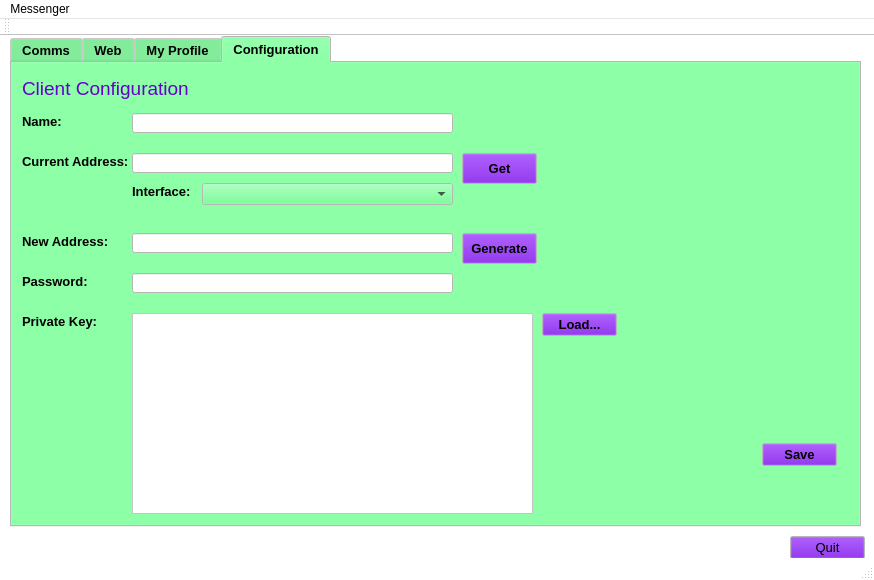
<?xml version="1.0" encoding="UTF-8"?>
<ui version="4.0">
 <class>frmMain</class>
 <widget class="QMainWindow" name="frmMain">
  <property name="geometry">
   <rect>
    <x>0</x>
    <y>0</y>
    <width>874</width>
    <height>580</height>
   </rect>
  </property>
  <property name="sizePolicy">
   <sizepolicy hsizetype="Fixed" vsizetype="Fixed">
    <horstretch>0</horstretch>
    <verstretch>0</verstretch>
   </sizepolicy>
  </property>
  <property name="palette">
   <palette>
    <active>
     <colorrole role="Button">
      <brush brushstyle="SolidPattern">
       <color alpha="255">
        <red>85</red>
        <green>255</green>
        <blue>127</blue>
       </color>
      </brush>
     </colorrole>
     <colorrole role="Base">
      <brush brushstyle="SolidPattern">
       <color alpha="255">
        <red>238</red>
        <green>238</green>
        <blue>238</blue>
       </color>
      </brush>
     </colorrole>
     <colorrole role="Window">
      <brush brushstyle="SolidPattern">
       <color alpha="255">
        <red>255</red>
        <green>255</green>
        <blue>255</blue>
       </color>
      </brush>
     </colorrole>
    </active>
    <inactive>
     <colorrole role="Button">
      <brush brushstyle="SolidPattern">
       <color alpha="255">
        <red>85</red>
        <green>255</green>
        <blue>127</blue>
       </color>
      </brush>
     </colorrole>
     <colorrole role="Base">
      <brush brushstyle="SolidPattern">
       <color alpha="255">
        <red>238</red>
        <green>238</green>
        <blue>238</blue>
       </color>
      </brush>
     </colorrole>
     <colorrole role="Window">
      <brush brushstyle="SolidPattern">
       <color alpha="255">
        <red>255</red>
        <green>255</green>
        <blue>255</blue>
       </color>
      </brush>
     </colorrole>
    </inactive>
    <disabled>
     <colorrole role="Button">
      <brush brushstyle="SolidPattern">
       <color alpha="255">
        <red>85</red>
        <green>255</green>
        <blue>127</blue>
       </color>
      </brush>
     </colorrole>
     <colorrole role="Base">
      <brush brushstyle="SolidPattern">
       <color alpha="255">
        <red>255</red>
        <green>255</green>
        <blue>255</blue>
       </color>
      </brush>
     </colorrole>
     <colorrole role="Window">
      <brush brushstyle="SolidPattern">
       <color alpha="255">
        <red>255</red>
        <green>255</green>
        <blue>255</blue>
       </color>
      </brush>
     </colorrole>
    </disabled>
   </palette>
  </property>
  <property name="windowTitle">
   <string>IPv6 Secure Messenger</string>
  </property>
  <widget class="QWidget" name="centralWidget">
   <widget class="QTabWidget" name="tabContainer">
    <property name="geometry">
     <rect>
      <x>10</x>
      <y>0</y>
      <width>851</width>
      <height>491</height>
     </rect>
    </property>
    <property name="palette">
     <palette>
      <active>
       <colorrole role="Base">
        <brush brushstyle="SolidPattern">
         <color alpha="255">
          <red>255</red>
          <green>255</green>
          <blue>255</blue>
         </color>
        </brush>
       </colorrole>
      </active>
      <inactive>
       <colorrole role="Base">
        <brush brushstyle="SolidPattern">
         <color alpha="255">
          <red>255</red>
          <green>255</green>
          <blue>255</blue>
         </color>
        </brush>
       </colorrole>
      </inactive>
      <disabled>
       <colorrole role="Base">
        <brush brushstyle="SolidPattern">
         <color alpha="255">
          <red>255</red>
          <green>255</green>
          <blue>255</blue>
         </color>
        </brush>
       </colorrole>
      </disabled>
     </palette>
    </property>
    <property name="font">
     <font>
      <family>Arial</family>
      <pointsize>10</pointsize>
      <weight>75</weight>
      <bold>true</bold>
     </font>
    </property>
    <property name="currentIndex">
     <number>3</number>
    </property>
    <widget class="QWidget" name="tabComms">
     <attribute name="title">
      <string>Comms</string>
     </attribute>
     <widget class="QPushButton" name="cmdSend">
      <property name="geometry">
       <rect>
        <x>700</x>
        <y>310</y>
        <width>75</width>
        <height>23</height>
       </rect>
      </property>
      <property name="palette">
       <palette>
        <active>
         <colorrole role="Button">
          <brush brushstyle="SolidPattern">
           <color alpha="255">
            <red>0</red>
            <green>255</green>
            <blue>127</blue>
           </color>
          </brush>
         </colorrole>
        </active>
        <inactive>
         <colorrole role="Button">
          <brush brushstyle="SolidPattern">
           <color alpha="255">
            <red>0</red>
            <green>255</green>
            <blue>127</blue>
           </color>
          </brush>
         </colorrole>
        </inactive>
        <disabled>
         <colorrole role="Button">
          <brush brushstyle="SolidPattern">
           <color alpha="255">
            <red>0</red>
            <green>255</green>
            <blue>127</blue>
           </color>
          </brush>
         </colorrole>
        </disabled>
       </palette>
      </property>
      <property name="font">
       <font>
        <family>Arial</family>
        <pointsize>10</pointsize>
       </font>
      </property>
      <property name="autoFillBackground">
       <bool>true</bool>
      </property>
      <property name="text">
       <string>Send</string>
      </property>
      <property name="flat">
       <bool>true</bool>
      </property>
     </widget>
     <widget class="QPushButton" name="cmdClear">
      <property name="geometry">
       <rect>
        <x>620</x>
        <y>310</y>
        <width>75</width>
        <height>23</height>
       </rect>
      </property>
      <property name="palette">
       <palette>
        <active>
         <colorrole role="Button">
          <brush brushstyle="SolidPattern">
           <color alpha="255">
            <red>0</red>
            <green>255</green>
            <blue>127</blue>
           </color>
          </brush>
         </colorrole>
        </active>
        <inactive>
         <colorrole role="Button">
          <brush brushstyle="SolidPattern">
           <color alpha="255">
            <red>0</red>
            <green>255</green>
            <blue>127</blue>
           </color>
          </brush>
         </colorrole>
        </inactive>
        <disabled>
         <colorrole role="Button">
          <brush brushstyle="SolidPattern">
           <color alpha="255">
            <red>0</red>
            <green>255</green>
            <blue>127</blue>
           </color>
          </brush>
         </colorrole>
        </disabled>
       </palette>
      </property>
      <property name="font">
       <font>
        <family>Arial</family>
        <pointsize>10</pointsize>
       </font>
      </property>
      <property name="autoFillBackground">
       <bool>true</bool>
      </property>
      <property name="text">
       <string>Clear</string>
      </property>
      <property name="autoDefault">
       <bool>false</bool>
      </property>
      <property name="flat">
       <bool>true</bool>
      </property>
     </widget>
     <widget class="QTextBrowser" name="textBrowser">
      <property name="geometry">
       <rect>
        <x>150</x>
        <y>30</y>
        <width>621</width>
        <height>221</height>
       </rect>
      </property>
      <property name="palette">
       <palette>
        <active>
         <colorrole role="Base">
          <brush brushstyle="SolidPattern">
           <color alpha="255">
            <red>0</red>
            <green>255</green>
            <blue>127</blue>
           </color>
          </brush>
         </colorrole>
        </active>
        <inactive>
         <colorrole role="Base">
          <brush brushstyle="SolidPattern">
           <color alpha="255">
            <red>0</red>
            <green>255</green>
            <blue>127</blue>
           </color>
          </brush>
         </colorrole>
        </inactive>
        <disabled>
         <colorrole role="Base">
          <brush brushstyle="SolidPattern">
           <color alpha="255">
            <red>255</red>
            <green>255</green>
            <blue>255</blue>
           </color>
          </brush>
         </colorrole>
        </disabled>
       </palette>
      </property>
      <property name="font">
       <font>
        <family>Arial</family>
        <pointsize>10</pointsize>
       </font>
      </property>
      <property name="readOnly">
       <bool>false</bool>
      </property>
      <property name="acceptRichText">
       <bool>false</bool>
      </property>
     </widget>
     <widget class="QLabel" name="lblSendingTo">
      <property name="geometry">
       <rect>
        <x>150</x>
        <y>10</y>
        <width>81</width>
        <height>16</height>
       </rect>
      </property>
      <property name="font">
       <font>
        <family>Arial</family>
        <pointsize>10</pointsize>
        <weight>75</weight>
        <bold>true</bold>
       </font>
      </property>
      <property name="text">
       <string>Sending To:</string>
      </property>
     </widget>
     <widget class="QLabel" name="label_2">
      <property name="geometry">
       <rect>
        <x>236</x>
        <y>10</y>
        <width>321</width>
        <height>20</height>
       </rect>
      </property>
      <property name="font">
       <font>
        <family>Arial</family>
        <pointsize>10</pointsize>
        <weight>50</weight>
        <bold>false</bold>
       </font>
      </property>
      <property name="text">
       <string/>
      </property>
     </widget>
     <widget class="QScrollBar" name="verticalScrollBar">
      <property name="geometry">
       <rect>
        <x>775</x>
        <y>40</y>
        <width>21</width>
        <height>231</height>
       </rect>
      </property>
      <property name="orientation">
       <enum>Qt::Vertical</enum>
      </property>
     </widget>
     <widget class="QTreeWidget" name="treeContacts">
      <property name="geometry">
       <rect>
        <x>10</x>
        <y>11</y>
        <width>131</width>
        <height>321</height>
       </rect>
      </property>
      <property name="palette">
       <palette>
        <active>
         <colorrole role="Light">
          <brush brushstyle="SolidPattern">
           <color alpha="255">
            <red>255</red>
            <green>255</green>
            <blue>255</blue>
           </color>
          </brush>
         </colorrole>
         <colorrole role="Midlight">
          <brush brushstyle="SolidPattern">
           <color alpha="255">
            <red>85</red>
            <green>255</green>
            <blue>127</blue>
           </color>
          </brush>
         </colorrole>
         <colorrole role="Base">
          <brush brushstyle="SolidPattern">
           <color alpha="255">
            <red>85</red>
            <green>255</green>
            <blue>127</blue>
           </color>
          </brush>
         </colorrole>
         <colorrole role="Window">
          <brush brushstyle="SolidPattern">
           <color alpha="255">
            <red>85</red>
            <green>255</green>
            <blue>127</blue>
           </color>
          </brush>
         </colorrole>
        </active>
        <inactive>
         <colorrole role="Light">
          <brush brushstyle="SolidPattern">
           <color alpha="255">
            <red>255</red>
            <green>255</green>
            <blue>255</blue>
           </color>
          </brush>
         </colorrole>
         <colorrole role="Midlight">
          <brush brushstyle="SolidPattern">
           <color alpha="255">
            <red>85</red>
            <green>255</green>
            <blue>127</blue>
           </color>
          </brush>
         </colorrole>
         <colorrole role="Base">
          <brush brushstyle="SolidPattern">
           <color alpha="255">
            <red>85</red>
            <green>255</green>
            <blue>127</blue>
           </color>
          </brush>
         </colorrole>
         <colorrole role="Window">
          <brush brushstyle="SolidPattern">
           <color alpha="255">
            <red>85</red>
            <green>255</green>
            <blue>127</blue>
           </color>
          </brush>
         </colorrole>
        </inactive>
        <disabled>
         <colorrole role="Light">
          <brush brushstyle="SolidPattern">
           <color alpha="255">
            <red>255</red>
            <green>255</green>
            <blue>255</blue>
           </color>
          </brush>
         </colorrole>
         <colorrole role="Midlight">
          <brush brushstyle="SolidPattern">
           <color alpha="255">
            <red>85</red>
            <green>255</green>
            <blue>127</blue>
           </color>
          </brush>
         </colorrole>
         <colorrole role="Base">
          <brush brushstyle="SolidPattern">
           <color alpha="255">
            <red>85</red>
            <green>255</green>
            <blue>127</blue>
           </color>
          </brush>
         </colorrole>
         <colorrole role="Window">
          <brush brushstyle="SolidPattern">
           <color alpha="255">
            <red>85</red>
            <green>255</green>
            <blue>127</blue>
           </color>
          </brush>
         </colorrole>
        </disabled>
       </palette>
      </property>
      <property name="font">
       <font>
        <family>Arial</family>
        <pointsize>10</pointsize>
       </font>
      </property>
      <property name="autoFillBackground">
       <bool>false</bool>
      </property>
      <property name="frameShape">
       <enum>QFrame::NoFrame</enum>
      </property>
      <property name="frameShadow">
       <enum>QFrame::Plain</enum>
      </property>
      <column>
       <property name="text">
        <string>Messenger</string>
       </property>
      </column>
      <item>
       <property name="text">
        <string>Contacts</string>
       </property>
      </item>
      <item>
       <property name="text">
        <string>Groups</string>
       </property>
      </item>
     </widget>
     <widget class="QLineEdit" name="lineEdit_6">
      <property name="geometry">
       <rect>
        <x>150</x>
        <y>260</y>
        <width>621</width>
        <height>31</height>
       </rect>
      </property>
      <property name="font">
       <font>
        <family>Arial</family>
        <pointsize>10</pointsize>
       </font>
      </property>
     </widget>
    </widget>
    <widget class="QWidget" name="tabWeb">
     <attribute name="title">
      <string>Web</string>
     </attribute>
    </widget>
    <widget class="QWidget" name="tabProfile">
     <attribute name="title">
      <string>My Profile</string>
     </attribute>
     <widget class="QTextBrowser" name="textBrowser_2">
      <property name="geometry">
       <rect>
        <x>480</x>
        <y>10</y>
        <width>311</width>
        <height>321</height>
       </rect>
      </property>
      <property name="font">
       <font>
        <family>Arial</family>
        <pointsize>10</pointsize>
       </font>
      </property>
     </widget>
     <widget class="QLineEdit" name="txtUserName">
      <property name="geometry">
       <rect>
        <x>102</x>
        <y>20</y>
        <width>361</width>
        <height>20</height>
       </rect>
      </property>
      <property name="font">
       <font>
        <family>Arial</family>
        <pointsize>10</pointsize>
       </font>
      </property>
     </widget>
     <widget class="QLineEdit" name="txtIPv6Address">
      <property name="geometry">
       <rect>
        <x>100</x>
        <y>50</y>
        <width>361</width>
        <height>20</height>
       </rect>
      </property>
      <property name="font">
       <font>
        <family>Arial</family>
        <pointsize>10</pointsize>
       </font>
      </property>
     </widget>
     <widget class="QLabel" name="lblBio">
      <property name="geometry">
       <rect>
        <x>10</x>
        <y>80</y>
        <width>47</width>
        <height>13</height>
       </rect>
      </property>
      <property name="font">
       <font>
        <family>Arial</family>
        <pointsize>10</pointsize>
       </font>
      </property>
      <property name="text">
       <string>Bio:</string>
      </property>
      <property name="wordWrap">
       <bool>true</bool>
      </property>
     </widget>
     <widget class="QLabel" name="lblV6Address">
      <property name="geometry">
       <rect>
        <x>10</x>
        <y>50</y>
        <width>81</width>
        <height>16</height>
       </rect>
      </property>
      <property name="font">
       <font>
        <family>Arial</family>
        <pointsize>10</pointsize>
       </font>
      </property>
      <property name="text">
       <string>IPv6 Address</string>
      </property>
     </widget>
     <widget class="QLabel" name="lblUserName">
      <property name="geometry">
       <rect>
        <x>10</x>
        <y>20</y>
        <width>81</width>
        <height>16</height>
       </rect>
      </property>
      <property name="font">
       <font>
        <family>Arial</family>
        <pointsize>10</pointsize>
       </font>
      </property>
      <property name="text">
       <string>User Name:</string>
      </property>
     </widget>
     <widget class="QPushButton" name="cmdUpdateProfile">
      <property name="geometry">
       <rect>
        <x>390</x>
        <y>200</y>
        <width>75</width>
        <height>23</height>
       </rect>
      </property>
      <property name="font">
       <font>
        <family>Arial</family>
        <pointsize>10</pointsize>
       </font>
      </property>
      <property name="text">
       <string>Update</string>
      </property>
     </widget>
     <widget class="QPushButton" name="cmdCancelProfile">
      <property name="geometry">
       <rect>
        <x>300</x>
        <y>200</y>
        <width>75</width>
        <height>23</height>
       </rect>
      </property>
      <property name="font">
       <font>
        <family>Arial</family>
        <pointsize>10</pointsize>
       </font>
      </property>
      <property name="text">
       <string>Cancel</string>
      </property>
     </widget>
     <widget class="QTextEdit" name="txtBio">
      <property name="geometry">
       <rect>
        <x>103</x>
        <y>80</y>
        <width>361</width>
        <height>111</height>
       </rect>
      </property>
      <property name="frameShadow">
       <enum>QFrame::Plain</enum>
      </property>
     </widget>
    </widget>
    <widget class="QWidget" name="tabConfig">
     <attribute name="title">
      <string>Configuration</string>
     </attribute>
     <widget class="QPushButton" name="cmdSaveConfig">
      <property name="geometry">
       <rect>
        <x>750</x>
        <y>380</y>
        <width>75</width>
        <height>23</height>
       </rect>
      </property>
      <property name="palette">
       <palette>
        <active>
         <colorrole role="Button">
          <brush brushstyle="SolidPattern">
           <color alpha="255">
            <red>102</red>
            <green>0</green>
            <blue>204</blue>
           </color>
          </brush>
         </colorrole>
         <colorrole role="Base">
          <brush brushstyle="SolidPattern">
           <color alpha="255">
            <red>102</red>
            <green>0</green>
            <blue>204</blue>
           </color>
          </brush>
         </colorrole>
        </active>
        <inactive>
         <colorrole role="Button">
          <brush brushstyle="SolidPattern">
           <color alpha="255">
            <red>102</red>
            <green>0</green>
            <blue>204</blue>
           </color>
          </brush>
         </colorrole>
         <colorrole role="Base">
          <brush brushstyle="SolidPattern">
           <color alpha="255">
            <red>102</red>
            <green>0</green>
            <blue>204</blue>
           </color>
          </brush>
         </colorrole>
        </inactive>
        <disabled>
         <colorrole role="Button">
          <brush brushstyle="SolidPattern">
           <color alpha="255">
            <red>102</red>
            <green>0</green>
            <blue>204</blue>
           </color>
          </brush>
         </colorrole>
         <colorrole role="Base">
          <brush brushstyle="SolidPattern">
           <color alpha="255">
            <red>255</red>
            <green>255</green>
            <blue>255</blue>
           </color>
          </brush>
         </colorrole>
        </disabled>
       </palette>
      </property>
      <property name="text">
       <string>Save</string>
      </property>
     </widget>
     <widget class="QLabel" name="lblCurrentIPv6Address">
      <property name="geometry">
       <rect>
        <x>10</x>
        <y>90</y>
        <width>111</width>
        <height>16</height>
       </rect>
      </property>
      <property name="font">
       <font>
        <weight>75</weight>
        <bold>true</bold>
       </font>
      </property>
      <property name="text">
       <string>Current Address:</string>
      </property>
     </widget>
     <widget class="QLabel" name="lblSessionKey">
      <property name="geometry">
       <rect>
        <x>10</x>
        <y>210</y>
        <width>71</width>
        <height>16</height>
       </rect>
      </property>
      <property name="font">
       <font>
        <weight>75</weight>
        <bold>true</bold>
       </font>
      </property>
      <property name="text">
       <string>Password:</string>
      </property>
     </widget>
     <widget class="QLabel" name="lblPrivateKey">
      <property name="geometry">
       <rect>
        <x>10</x>
        <y>250</y>
        <width>81</width>
        <height>16</height>
       </rect>
      </property>
      <property name="font">
       <font>
        <weight>75</weight>
        <bold>true</bold>
       </font>
      </property>
      <property name="text">
       <string>Private Key:</string>
      </property>
     </widget>
     <widget class="QLineEdit" name="txtCurrentIPv6Address">
      <property name="geometry">
       <rect>
        <x>120</x>
        <y>90</y>
        <width>321</width>
        <height>20</height>
       </rect>
      </property>
     </widget>
     <widget class="QLineEdit" name="txtSessionKey">
      <property name="geometry">
       <rect>
        <x>120</x>
        <y>210</y>
        <width>321</width>
        <height>20</height>
       </rect>
      </property>
     </widget>
     <widget class="QTextBrowser" name="txtPrivateKey">
      <property name="geometry">
       <rect>
        <x>120</x>
        <y>250</y>
        <width>401</width>
        <height>201</height>
       </rect>
      </property>
     </widget>
     <widget class="QPushButton" name="cmdLoadPrivateKey">
      <property name="geometry">
       <rect>
        <x>530</x>
        <y>250</y>
        <width>75</width>
        <height>23</height>
       </rect>
      </property>
      <property name="palette">
       <palette>
        <active>
         <colorrole role="Button">
          <brush brushstyle="SolidPattern">
           <color alpha="255">
            <red>102</red>
            <green>0</green>
            <blue>204</blue>
           </color>
          </brush>
         </colorrole>
         <colorrole role="Base">
          <brush brushstyle="SolidPattern">
           <color alpha="255">
            <red>102</red>
            <green>0</green>
            <blue>204</blue>
           </color>
          </brush>
         </colorrole>
        </active>
        <inactive>
         <colorrole role="Button">
          <brush brushstyle="SolidPattern">
           <color alpha="255">
            <red>102</red>
            <green>0</green>
            <blue>204</blue>
           </color>
          </brush>
         </colorrole>
         <colorrole role="Base">
          <brush brushstyle="SolidPattern">
           <color alpha="255">
            <red>102</red>
            <green>0</green>
            <blue>204</blue>
           </color>
          </brush>
         </colorrole>
        </inactive>
        <disabled>
         <colorrole role="Button">
          <brush brushstyle="SolidPattern">
           <color alpha="255">
            <red>102</red>
            <green>0</green>
            <blue>204</blue>
           </color>
          </brush>
         </colorrole>
         <colorrole role="Base">
          <brush brushstyle="SolidPattern">
           <color alpha="255">
            <red>255</red>
            <green>255</green>
            <blue>255</blue>
           </color>
          </brush>
         </colorrole>
        </disabled>
       </palette>
      </property>
      <property name="text">
       <string>Load...</string>
      </property>
     </widget>
     <widget class="QPushButton" name="cmdGetCurrentIPv6">
      <property name="geometry">
       <rect>
        <x>450</x>
        <y>90</y>
        <width>75</width>
        <height>31</height>
       </rect>
      </property>
      <property name="palette">
       <palette>
        <active>
         <colorrole role="Button">
          <brush brushstyle="SolidPattern">
           <color alpha="255">
            <red>102</red>
            <green>0</green>
            <blue>204</blue>
           </color>
          </brush>
         </colorrole>
         <colorrole role="Base">
          <brush brushstyle="SolidPattern">
           <color alpha="255">
            <red>102</red>
            <green>0</green>
            <blue>204</blue>
           </color>
          </brush>
         </colorrole>
        </active>
        <inactive>
         <colorrole role="Button">
          <brush brushstyle="SolidPattern">
           <color alpha="255">
            <red>102</red>
            <green>0</green>
            <blue>204</blue>
           </color>
          </brush>
         </colorrole>
         <colorrole role="Base">
          <brush brushstyle="SolidPattern">
           <color alpha="255">
            <red>102</red>
            <green>0</green>
            <blue>204</blue>
           </color>
          </brush>
         </colorrole>
        </inactive>
        <disabled>
         <colorrole role="Button">
          <brush brushstyle="SolidPattern">
           <color alpha="255">
            <red>102</red>
            <green>0</green>
            <blue>204</blue>
           </color>
          </brush>
         </colorrole>
         <colorrole role="Base">
          <brush brushstyle="SolidPattern">
           <color alpha="255">
            <red>255</red>
            <green>255</green>
            <blue>255</blue>
           </color>
          </brush>
         </colorrole>
        </disabled>
       </palette>
      </property>
      <property name="text">
       <string>Get</string>
      </property>
     </widget>
     <widget class="QLabel" name="lblClientConfigurationTitle">
      <property name="geometry">
       <rect>
        <x>10</x>
        <y>10</y>
        <width>231</width>
        <height>31</height>
       </rect>
      </property>
      <property name="palette">
       <palette>
        <active>
         <colorrole role="WindowText">
          <brush brushstyle="SolidPattern">
           <color alpha="255">
            <red>102</red>
            <green>0</green>
            <blue>204</blue>
           </color>
          </brush>
         </colorrole>
        </active>
        <inactive>
         <colorrole role="WindowText">
          <brush brushstyle="SolidPattern">
           <color alpha="255">
            <red>102</red>
            <green>0</green>
            <blue>204</blue>
           </color>
          </brush>
         </colorrole>
        </inactive>
        <disabled>
         <colorrole role="WindowText">
          <brush brushstyle="SolidPattern">
           <color alpha="255">
            <red>120</red>
            <green>120</green>
            <blue>120</blue>
           </color>
          </brush>
         </colorrole>
        </disabled>
       </palette>
      </property>
      <property name="font">
       <font>
        <pointsize>14</pointsize>
        <weight>50</weight>
        <bold>false</bold>
       </font>
      </property>
      <property name="text">
       <string>Client Configuration</string>
      </property>
     </widget>
     <widget class="QLabel" name="lblConfigName">
      <property name="geometry">
       <rect>
        <x>10</x>
        <y>50</y>
        <width>41</width>
        <height>16</height>
       </rect>
      </property>
      <property name="font">
       <font>
        <weight>75</weight>
        <bold>true</bold>
       </font>
      </property>
      <property name="text">
       <string>Name:</string>
      </property>
     </widget>
     <widget class="QLineEdit" name="txtConfigName">
      <property name="geometry">
       <rect>
        <x>120</x>
        <y>50</y>
        <width>321</width>
        <height>20</height>
       </rect>
      </property>
     </widget>
     <widget class="QLabel" name="lblNewIPv6Address">
      <property name="geometry">
       <rect>
        <x>10</x>
        <y>170</y>
        <width>101</width>
        <height>16</height>
       </rect>
      </property>
      <property name="font">
       <font>
        <weight>75</weight>
        <bold>true</bold>
       </font>
      </property>
      <property name="text">
       <string>New Address:</string>
      </property>
     </widget>
     <widget class="QLineEdit" name="txtNewIPv6Address">
      <property name="geometry">
       <rect>
        <x>120</x>
        <y>170</y>
        <width>321</width>
        <height>20</height>
       </rect>
      </property>
     </widget>
     <widget class="QPushButton" name="cmdGenerateNewAddress">
      <property name="geometry">
       <rect>
        <x>450</x>
        <y>170</y>
        <width>75</width>
        <height>31</height>
       </rect>
      </property>
      <property name="palette">
       <palette>
        <active>
         <colorrole role="Button">
          <brush brushstyle="SolidPattern">
           <color alpha="255">
            <red>102</red>
            <green>0</green>
            <blue>204</blue>
           </color>
          </brush>
         </colorrole>
         <colorrole role="Base">
          <brush brushstyle="SolidPattern">
           <color alpha="255">
            <red>102</red>
            <green>0</green>
            <blue>204</blue>
           </color>
          </brush>
         </colorrole>
        </active>
        <inactive>
         <colorrole role="Button">
          <brush brushstyle="SolidPattern">
           <color alpha="255">
            <red>102</red>
            <green>0</green>
            <blue>204</blue>
           </color>
          </brush>
         </colorrole>
         <colorrole role="Base">
          <brush brushstyle="SolidPattern">
           <color alpha="255">
            <red>102</red>
            <green>0</green>
            <blue>204</blue>
           </color>
          </brush>
         </colorrole>
        </inactive>
        <disabled>
         <colorrole role="Button">
          <brush brushstyle="SolidPattern">
           <color alpha="255">
            <red>102</red>
            <green>0</green>
            <blue>204</blue>
           </color>
          </brush>
         </colorrole>
         <colorrole role="Base">
          <brush brushstyle="SolidPattern">
           <color alpha="255">
            <red>255</red>
            <green>255</green>
            <blue>255</blue>
           </color>
          </brush>
         </colorrole>
        </disabled>
       </palette>
      </property>
      <property name="text">
       <string>Generate</string>
      </property>
     </widget>
     <widget class="QLabel" name="lblNetInterface">
      <property name="geometry">
       <rect>
        <x>120</x>
        <y>120</y>
        <width>71</width>
        <height>16</height>
       </rect>
      </property>
      <property name="font">
       <font>
        <weight>75</weight>
        <bold>true</bold>
       </font>
      </property>
      <property name="text">
       <string>Interface:</string>
      </property>
     </widget>
     <widget class="QComboBox" name="cmbNetInterfaces">
      <property name="geometry">
       <rect>
        <x>190</x>
        <y>120</y>
        <width>251</width>
        <height>22</height>
       </rect>
      </property>
     </widget>
    </widget>
   </widget>
   <widget class="QPushButton" name="cmdQuit">
    <property name="geometry">
     <rect>
      <x>790</x>
      <y>500</y>
      <width>75</width>
      <height>23</height>
     </rect>
    </property>
    <property name="palette">
     <palette>
      <active>
       <colorrole role="Button">
        <brush brushstyle="SolidPattern">
         <color alpha="255">
          <red>102</red>
          <green>0</green>
          <blue>204</blue>
         </color>
        </brush>
       </colorrole>
       <colorrole role="Light">
        <brush brushstyle="SolidPattern">
         <color alpha="255">
          <red>85</red>
          <green>255</green>
          <blue>127</blue>
         </color>
        </brush>
       </colorrole>
       <colorrole role="Midlight">
        <brush brushstyle="SolidPattern">
         <color alpha="255">
          <red>85</red>
          <green>255</green>
          <blue>127</blue>
         </color>
        </brush>
       </colorrole>
       <colorrole role="Base">
        <brush brushstyle="SolidPattern">
         <color alpha="255">
          <red>102</red>
          <green>0</green>
          <blue>204</blue>
         </color>
        </brush>
       </colorrole>
      </active>
      <inactive>
       <colorrole role="Button">
        <brush brushstyle="SolidPattern">
         <color alpha="255">
          <red>102</red>
          <green>0</green>
          <blue>204</blue>
         </color>
        </brush>
       </colorrole>
       <colorrole role="Light">
        <brush brushstyle="SolidPattern">
         <color alpha="255">
          <red>85</red>
          <green>255</green>
          <blue>127</blue>
         </color>
        </brush>
       </colorrole>
       <colorrole role="Midlight">
        <brush brushstyle="SolidPattern">
         <color alpha="255">
          <red>85</red>
          <green>255</green>
          <blue>127</blue>
         </color>
        </brush>
       </colorrole>
       <colorrole role="Base">
        <brush brushstyle="SolidPattern">
         <color alpha="255">
          <red>102</red>
          <green>0</green>
          <blue>204</blue>
         </color>
        </brush>
       </colorrole>
      </inactive>
      <disabled>
       <colorrole role="Button">
        <brush brushstyle="SolidPattern">
         <color alpha="255">
          <red>102</red>
          <green>0</green>
          <blue>204</blue>
         </color>
        </brush>
       </colorrole>
       <colorrole role="Light">
        <brush brushstyle="SolidPattern">
         <color alpha="255">
          <red>85</red>
          <green>255</green>
          <blue>127</blue>
         </color>
        </brush>
       </colorrole>
       <colorrole role="Midlight">
        <brush brushstyle="SolidPattern">
         <color alpha="255">
          <red>85</red>
          <green>255</green>
          <blue>127</blue>
         </color>
        </brush>
       </colorrole>
       <colorrole role="Base">
        <brush brushstyle="SolidPattern">
         <color alpha="255">
          <red>255</red>
          <green>255</green>
          <blue>255</blue>
         </color>
        </brush>
       </colorrole>
      </disabled>
     </palette>
    </property>
    <property name="font">
     <font>
      <pointsize>10</pointsize>
     </font>
    </property>
    <property name="autoFillBackground">
     <bool>false</bool>
    </property>
    <property name="text">
     <string>Quit</string>
    </property>
    <property name="default">
     <bool>false</bool>
    </property>
   </widget>
  </widget>
  <widget class="QMenuBar" name="menuBar">
   <property name="geometry">
    <rect>
     <x>0</x>
     <y>0</y>
     <width>874</width>
     <height>21</height>
    </rect>
   </property>
   <widget class="QMenu" name="menuContacts">
    <property name="title">
     <string>Messenger</string>
    </property>
    <addaction name="actionContacts"/>
    <addaction name="actionGroups"/>
    <addaction name="actionConfiguration"/>
    <addaction name="actionQuit"/>
   </widget>
   <addaction name="menuContacts"/>
  </widget>
  <widget class="QToolBar" name="mainToolBar">
   <attribute name="toolBarArea">
    <enum>TopToolBarArea</enum>
   </attribute>
   <attribute name="toolBarBreak">
    <bool>false</bool>
   </attribute>
  </widget>
  <widget class="QStatusBar" name="statusBar"/>
  <action name="actionContacts">
   <property name="text">
    <string>Contacts</string>
   </property>
  </action>
  <action name="actionGroups">
   <property name="text">
    <string>Groups</string>
   </property>
  </action>
  <action name="actionQuit">
   <property name="text">
    <string>Quit</string>
   </property>
  </action>
  <action name="actionConfiguration">
   <property name="text">
    <string>Configuration</string>
   </property>
  </action>
 </widget>
 <layoutdefault spacing="6" margin="11"/>
 <resources/>
 <connections/>
</ui>
